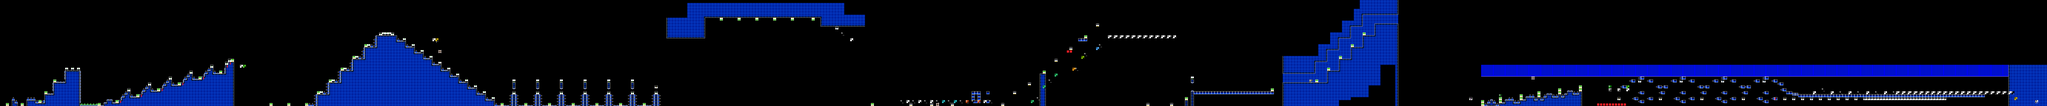

Tiled map render using the project's own tile images. Description and the map definition, with tile-layer contents summarised, below:
An orthogonal 691x36 tile map with 16x16 px tiles, 2 tile layers (SP, ...), 2 tilesets.

<map version="1.10" tiledversion="1.11.2" orientation="orthogonal" renderorder="right-down" width="691" height="36" tilewidth="16" tileheight="16" infinite="0" nextlayerid="3" nextobjectid="1">
 <editorsettings>
  <chunksize width="16" height="27" />
  <export format="csv" />
 </editorsettings>
 <tileset firstgid="1" name="famidash" tilewidth="16" tileheight="16" tilecount="256" columns="16">
  <image source="../../../GRAPHICS/famidash.bmp" width="256" height="256" />
 </tileset>
 <tileset firstgid="257" name="sprites" tilewidth="16" tileheight="16" tilecount="256" columns="16">
  <image source="../../../GRAPHICS/sprites.png" width="256" height="256" />
 </tileset>
 <layer id="1" width="691" height="36">
  <data>[24876 cells, 24868 non-empty, 41 distinct tile ids]</data>
 </layer>
 <layer id="2" name="SP" width="691" height="36">
  <data>[24876 cells, 279 non-empty, 28 distinct tile ids]</data>
 </layer>
</map>
